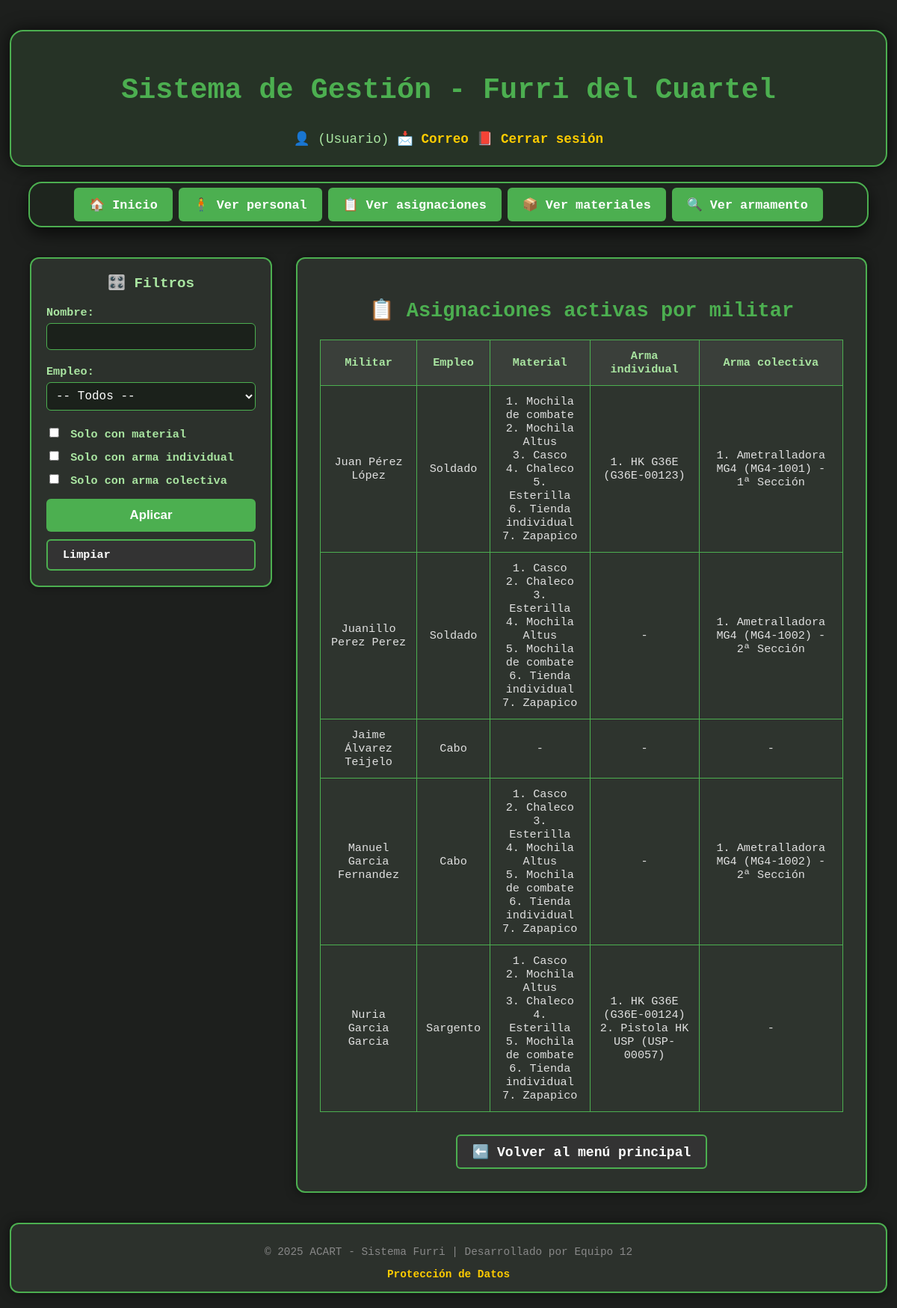
Page /ver_asignaciones.php (signed in) on the committed database.
### tables this page shows
CREATE TABLE `PERSONAS` (
  `id_personal` int(11) NOT NULL,
  `nombre` varchar(50) NOT NULL,
  `apellidos` varchar(150) NOT NULL,
  `dni` varchar(15) NOT NULL,
  `empleo_id` int(11) DEFAULT NULL,
  `activo` tinyint(1) DEFAULT 1
);

CREATE TABLE `EMPLEOS` (
  `id_empleo` int(11) NOT NULL,
  `nombre_empleo` varchar(50) NOT NULL
);

### Web/ver_asignaciones.php (the view, shortened to what this page needs)
<?php
include 'header.php';
include 'conexion.php';
$pagina = isset($_GET['pagina']) ? max(1, intval($_GET['pagina'])) : 1;
$por_pagina = 10;
$offset = ($pagina - 1) * $por_pagina;
$condiciones = [];
$where = count($condiciones) ? "WHERE " . implode(" AND ", $condiciones) : "";
$sql = "
    SELECT
        p.id_personal,
        CONCAT(p.nombre, ' ', p.apellidos) AS nombre_completo,
        e.nombre_empleo,
        (SELECT GROUP_CONCAT(m.nombre_material SEPARATOR ', ')
         FROM ENTREGAS_INDIVIDUALES ei
         JOIN MATERIALES m ON ei.id_material = m.id_material
         WHERE ei.id_personal = p.id_personal AND ei.fecha_devolucion IS NULL
        ) AS materiales,
        (SELECT GROUP_CONCAT(a.nombre, ' (', a.numero_serie, ')')
         FROM ASIGNACION_INDIVIDUAL ai
         JOIN ARMAMENTO_INDIVIDUAL a ON ai.id_arma = a.id_arma
         WHERE ai.id_personal = p.id_personal AND ai.fecha_devolucion IS NULL
        ) AS armas_indiv,
        (SELECT GROUP_CONCAT(ar.nombre, ' (', ar.numero_serie, ') - ', ar.asignado_a)
         FROM ASIGNACION_COLECTIVO ac
         JOIN ARMAMENTO_COLECTIVO ar ON ac.id_armamento = ar.id_armamento
         WHERE ac.id_personal = p.id_personal
        ) AS armas_colect
    FROM PERSONAS p
    JOIN EMPLEOS e ON p.empleo_id = e.id_empleo
    $where
    ORDER BY e.id_empleo, p.apellidos
    LIMIT $por_pagina OFFSET $offset
";
$stmt = $conexion->prepare($sql);
$stmt->execute();
$resultado = $stmt->get_result();
$asignaciones = $resultado->fetch_all(MYSQLI_ASSOC);
?>
<!DOCTYPE html>
<html lang="es">
<head>
    <link rel="stylesheet" href="estilo.css">
</head>
<body>
<?php include 'nav.php'; ?>
<div class="flex-wrapper">
    <aside class="filtros">
        <h3>🎛️ Filtros</h3>
        <form method="GET">
            <label>Nombre:</label>
            <input type="text" name="nombre" value="<?= htmlspecialchars($_GET['nombre'] ?? '') ?>">
            <label>Empleo:</label>
            <select name="empleo">
                <option value="">-- Todos --</option>
            </select>
            <label><input type="checkbox" name="solo_material" <?= isset($_GET['solo_material']) ? 'checked' : '' ?>> Solo con material</label>
            <label><input type="checkbox" name="solo_individual" <?= isset($_GET['solo_individual']) ? 'checked' : '' ?>> Solo con arma individual</label>
            <label><input type="checkbox" name="solo_colectivo" <?= isset($_GET['solo_colectivo']) ? 'checked' : '' ?>> Solo con arma colectiva</label>
            <input type="submit" value="Aplicar">
            <a href="ver_asignaciones.php" class="boton-volver" style="display:block; margin-top:10px;">Limpiar</a>
        </form>
    </aside>
    <main class="contenedor">
        <h2>📋 Asignaciones activas por militar</h2>
        <table>
            <tr>
                <th>Militar</th>
                <th>Empleo</th>
                <th>Material</th>
                <th>Arma individual</th>
                <th>Arma colectiva</th>
            </tr>
            <?php foreach ($asignaciones as $a): ?>
                <?php
                    $mostrar = true;
                ?>
                <?php if ($mostrar): ?>
                <tr>
                    <td><?= htmlspecialchars($a['nombre_completo']) ?></td>
                    <td><?= htmlspecialchars($a['nombre_empleo']) ?></td>
                    <td>
                        <?php
                        if (!empty($a['materiales'])) {
                            $lista = explode(',', $a['materiales']);
                            foreach ($lista as $i => $mat) {
                                echo ($i + 1) . '. ' . htmlspecialchars(trim($mat)) . '<br>';
                            }
                        } else {
                            echo '-';
                        }
                        ?>
                    </td>
                    <td>
                        <?php
                        if (!empty($a['armas_indiv'])) {
                            $lista = explode(',', $a['armas_indiv']);
                            foreach ($lista as $i => $arma) {
                                echo ($i + 1) . '. ' . htmlspecialchars(trim($arma)) . '<br>';
                            }
                        } else {
                            echo '-';
                        }
                        ?>
                    </td>
                    <td>
                        <?php
                        if (!empty($a['armas_colect'])) {
                            $lista = explode(',', $a['armas_colect']);
                            foreach ($lista as $i => $arma) {
                                echo ($i + 1) . '. ' . htmlspecialchars(trim($arma)) . '<br>';
                            }
                        } else {
                            echo '-';
                        }
                        ?>
                    </td>
                </tr>
                <?php endif; ?>
            <?php endforeach; ?>
        </table>
        <div style="text-align: center; margin-top: 30px;">
            <a href="index.php" class="boton-volver">⬅️ Volver al menú principal</a>
        </div>
    </main>
</div>
<?php include 'footer.php'; ?>
</body>
</html>

### Web/estilo.css (style rules this page uses)
body { background-color: #1d1f1d; color: #e0e0e0; font-family: 'Courier New', monospace; margin: 0; padding: 0; }
h2, h3 { color: #4caf50; text-align: center; }
header, nav, .contenedor, .flex-wrapper, footer { max-width: 1100px; margin-left: auto; margin-right: auto; }
.contenedor { margin-top: 0; margin-bottom: 40px; padding: 30px; background-color: #2c312c; border: 2px solid #4caf50; border-radius: 12px; text-align: center; box-shadow: 0 0 14px #00000080; }
.boton-volver { display: inline-block; padding: 10px 20px; background-color: #333; color: #fff; border: 2px solid #4caf50; border-radius: 6px; text-decoration: none; font-weight: bold; transition: background-color 0.3s, border-color 0.3s; }
form { max-width: 100%; margin: 0 auto; }
label, form label { display: block; margin: 10px 0 5px; color: #a9e5a1; font-weight: bold; }
input[type="text"], input[type="password"], input[type="email"], input[type="number"], select, textarea { width: 100%; padding: 10px; margin-bottom: 15px; border-radius: 5px; border: 1px solid #4caf50; background-color: #1e251e; color: white; font-size: 1rem; box-sizing: border-box; }
input[type="submit"] { width: auto; min-width: 180px; padding: 10px 22px; margin: 20px auto 10px; display: block; background-color: #4caf50; border: none; color: white; font-size: 1rem; border-radius: 6px; cursor: pointer; transition: background-color 0.3s; text-align: center; }
table { width: 100%; border-collapse: collapse; margin-top: 10px; background-color: #2e342e; }
th, td { padding: 10px; border: 1px solid #4caf50; text-align: center; }
th { background-color: #3a3f3a; color: #a9e5a1; }
a { color: #ffcc00; text-decoration: none; font-weight: bold; }
.flex-wrapper { margin-top: 0; margin-bottom: 40px; display: flex; gap: 25px; align-items: flex-start; }
.filtros { flex: 0 0 27%; max-width: 320px; background-color: #2c312c; border: 2px solid #4caf50; border-radius: 12px; padding: 20px; font-size: 0.95rem; color: #a9e5a1; box-shadow: 0 0 10px #00000066; margin: 0; }
.filtros h3 { margin-top: 0; text-align: center; font-size: 1.2rem; color: #a9e5a1; }
.filtros label { font-weight: bold; margin-top: 10px; display: block; color: #a9e5a1; }
.filtros input[type="text"], .filtros input[type="email"], .filtros select { width: 100%; padding: 8px; margin-bottom: 10px; background-color: #1b211b; color: white; border: 1px solid #4caf50; border-radius: 6px; font-family: monospace; }
.filtros input[type="checkbox"] { margin-right: 6px; }
.filtros input[type="submit"] { width: 100%; margin: 15px 0 0; background-color: #4caf50; border-radius: 6px; font-weight: bold; }
.flex-wrapper > .contenedor { flex: 1 1 0; margin: 0; }
@media (max-width: 1200px) { .flex-wrapper { max-width: 100%; margin: 30px auto; padding: 0 15px; } }
@media (max-width: 1200px) { .filtros { flex-basis: 30%; max-width: 300px; } }
@media (min-width: 1200px) { body { font-size: 18px; } }
@media (min-width: 1200px) { header, nav, .contenedor, .flex-wrapper, footer { max-width: 1300px; width: calc(100% - 80px); } }
@media (min-width: 1200px) { .flex-wrapper { gap: 32px; } }
@media (min-width: 1200px) { .filtros { flex-basis: 25%; max-width: 340px; } }
@media (min-width: 1200px) { table { font-size: 0.95rem; } }
@media (min-width: 1200px) { th, td { padding: 12px; } }
@media (min-width: 1200px) { input[type="submit"] { min-width: 200px; padding: 12px 26px; font-size: 1.05rem; } }

### rows in the picture
personas: nombre_completo "Juan Pérez López", empleo.nombre_empleo "Soldado", mat "Mochila de combate", mat "Mochila Altus", mat "Casco", mat "Chaleco", mat "Esterilla", mat "Tienda individual", mat "Zapapico", arma "HK G36E (G36E-00123)", arma "Ametralladora MG4 (MG4-1001) - 1ª Sección"
personas: nombre_completo "Juanillo Perez Perez", empleo.nombre_empleo "Soldado", mat "Casco", mat "Chaleco", mat "Esterilla", mat "Mochila Altus", mat "Mochila de combate", mat "Tienda individual", mat "Zapapico", arma "Ametralladora MG4 (MG4-1002) - 2ª Sección"
personas: nombre_completo "Jaime Álvarez Teijelo", empleo.nombre_empleo "Cabo"
personas: nombre_completo "Manuel Garcia Fernandez", empleo.nombre_empleo "Cabo", mat "Casco", mat "Chaleco", mat "Esterilla", mat "Mochila Altus", mat "Mochila de combate", mat "Tienda individual", mat "Zapapico", arma "Ametralladora MG4 (MG4-1002) - 2ª Sección"
personas: nombre_completo "Nuria Garcia Garcia", empleo.nombre_empleo "Sargento", mat "Casco", mat "Mochila Altus", mat "Chaleco", mat "Esterilla", mat "Mochila de combate", mat "Tienda individual", mat "Zapapico", arma "HK G36E (G36E-00124)", arma "Pistola HK USP (USP-00057)"

### other values in the picture
$rol "Usuario"
